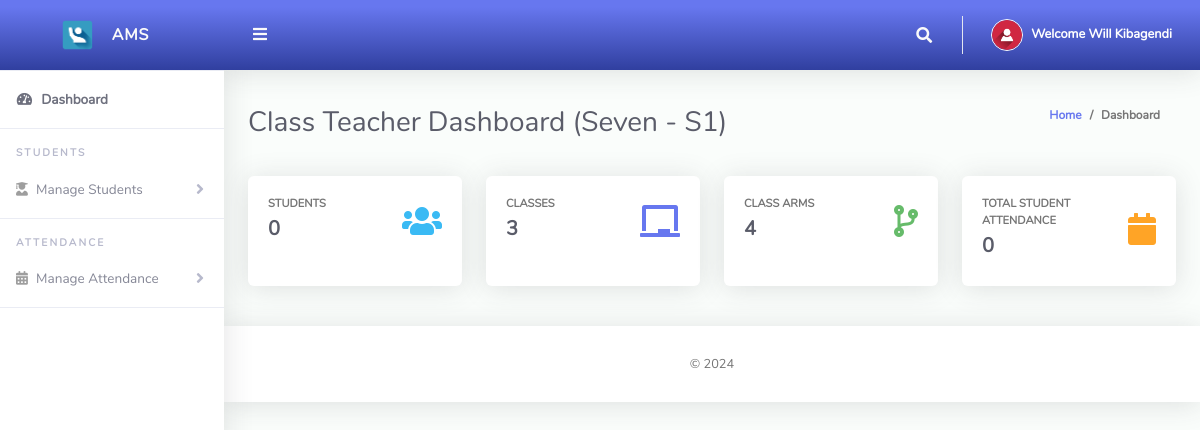
Before: /ClassTeacher/index.php (signed in) with the older database file.
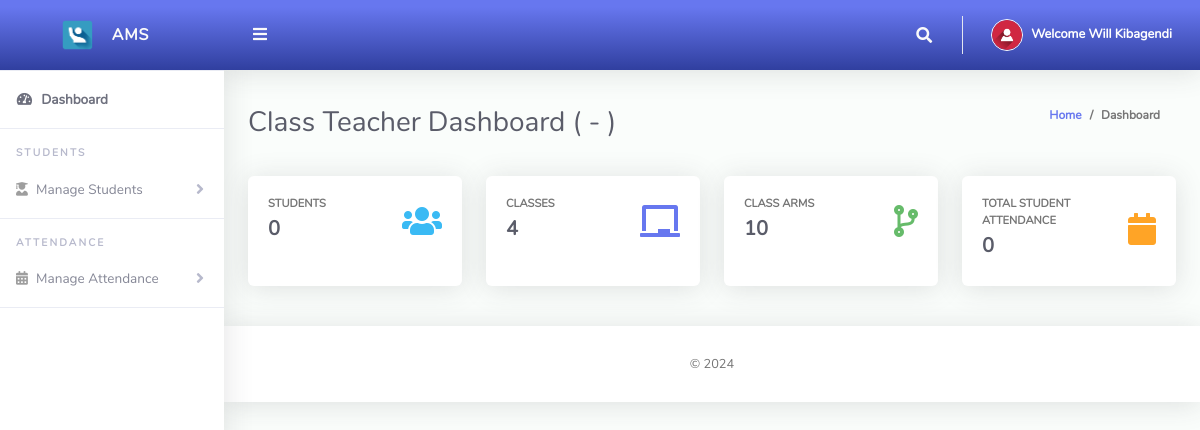
After: the same page with the newer database file.
### tables this page shows
CREATE TABLE `tblclassarms` (
  `Id` int(10) NOT NULL,
  `classId` varchar(10) NOT NULL,
  `classArmName` varchar(255) NOT NULL,
  `isAssigned` varchar(10) NOT NULL
);

CREATE TABLE `tblclass` (
  `Id` int(10) NOT NULL,
  `className` varchar(255) NOT NULL
);

### ClassTeacher/index.php (the view, shortened to what this page needs)
<?php
include '../Includes/dbcon.php';
    $query = "SELECT tblclass.className,tblclassarms.classArmName
    FROM tblclassteacher
    INNER JOIN tblclass ON tblclass.Id = tblclassteacher.classId
    INNER JOIN tblclassarms ON tblclassarms.Id = tblclassteacher.classArmId
    Where tblclassteacher.Id = '$_SESSION[userId]'";
    $rs = $conn->query($query);
    $rrw = $rs->fetch_assoc();
?>
<!DOCTYPE html>
<html lang="en">
<head>
  <link href="../vendor/fontawesome-free/css/all.min.css" rel="stylesheet" type="text/css">
  <link href="../vendor/bootstrap/css/bootstrap.min.css" rel="stylesheet" type="text/css">
  <link href="css/ruang-admin.min.css" rel="stylesheet">
</head>
<body id="page-top">
  <div id="wrapper">
   <?php include "Includes/sidebar.php";?>
    <div id="content-wrapper" class="d-flex flex-column">
      <div id="content">
           <?php include "Includes/topbar.php";?>
        <div class="container-fluid" id="container-wrapper">
          <div class="d-sm-flex align-items-center justify-content-between mb-4">
            <h1 class="h3 mb-0 text-gray-800">Class Teacher Dashboard (<?php echo $rrw['className'].' - '.$rrw['classArmName'];?>)</h1>
            <ol class="breadcrumb">
              <li class="breadcrumb-item"><a href="./">Home</a></li>
              <li class="breadcrumb-item active" aria-current="page">Dashboard</li>
            </ol>
          </div>
          <div class="row mb-3">
          <?php
$query1=mysqli_query($conn,"SELECT * from tblstudents where classId = '$_SESSION[classId]' and classArmId = '$_SESSION[classArmId]'");
$students = mysqli_num_rows($query1);
?>
            <div class="col-xl-3 col-md-6 mb-4">
              <div class="card h-100">
                <div class="card-body">
                  <div class="row no-gutters align-items-center">
                    <div class="col mr-2">
                      <div class="text-xs font-weight-bold text-uppercase mb-1">Students</div>
                      <div class="h5 mb-0 mr-3 font-weight-bold text-gray-800"><?php echo $students;?></div>
                    </div>
                    <div class="col-auto">
                      <i class="fas fa-users fa-2x text-info"></i>
                    </div>
                  </div>
                </div>
              </div>
            </div>
             <?php
$query1=mysqli_query($conn,"SELECT * from tblclass");
$class = mysqli_num_rows($query1);
?>
            <div class="col-xl-3 col-md-6 mb-4">
              <div class="card h-100">
                <div class="card-body">
                  <div class="row align-items-center">
                    <div class="col mr-2">
                      <div class="text-xs font-weight-bold text-uppercase mb-1">Classes</div>
                      <div class="h5 mb-0 font-weight-bold text-gray-800"><?php echo $class;?></div>
                    </div>
                    <div class="col-auto">
                      <i class="fas fa-chalkboard fa-2x text-primary"></i>
                    </div>
                  </div>
                </div>
              </div>
            </div>
             <?php
$query1=mysqli_query($conn,"SELECT * from tblclassarms");
$classArms = mysqli_num_rows($query1);
?>
            <div class="col-xl-3 col-md-6 mb-4">
              <div class="card h-100">
                <div class="card-body">
                  <div class="row no-gutters align-items-center">
                    <div class="col mr-2">
                      <div class="text-xs font-weight-bold text-uppercase mb-1">Class Arms</div>
                      <div class="h5 mb-0 font-weight-bold text-gray-800"><?php echo $classArms;?></div>
                    </div>
                    <div class="col-auto">
                      <i class="fas fa-code-branch fa-2x text-success"></i>
                    </div>
                  </div>
                </div>
              </div>
            </div>
            <?php
$query1=mysqli_query($conn,"SELECT * from tblattendance where classId = '$_SESSION[classId]' and classArmId = '$_SESSION[classArmId]'");
$totAttendance = mysqli_num_rows($query1);
?>
            <div class="col-xl-3 col-md-6 mb-4">
              <div class="card h-100">
                <div class="card-body">
                  <div class="row no-gutters align-items-center">
                    <div class="col mr-2">
                      <div class="text-xs font-weight-bold text-uppercase mb-1">Total Student Attendance</div>
                      <div class="h5 mb-0 font-weight-bold text-gray-800"><?php echo $totAttendance;?></div>
                    </div>
                    <div class="col-auto">
                      <i class="fas fa-calendar fa-2x text-warning"></i>
                    </div>
                  </div>
                </div>
              </div>
            </div>
        </div>
      </div>
      <?php include 'includes/footer.php';?>
    </div>
  </div>
</body>
</html>

Changed rows visible on the page:
removed tblclassarms: classId.className "Seven", classArmName "S1"
Other visible differences:
$class: "3" → "4"
$classArms: "4" → "10"
